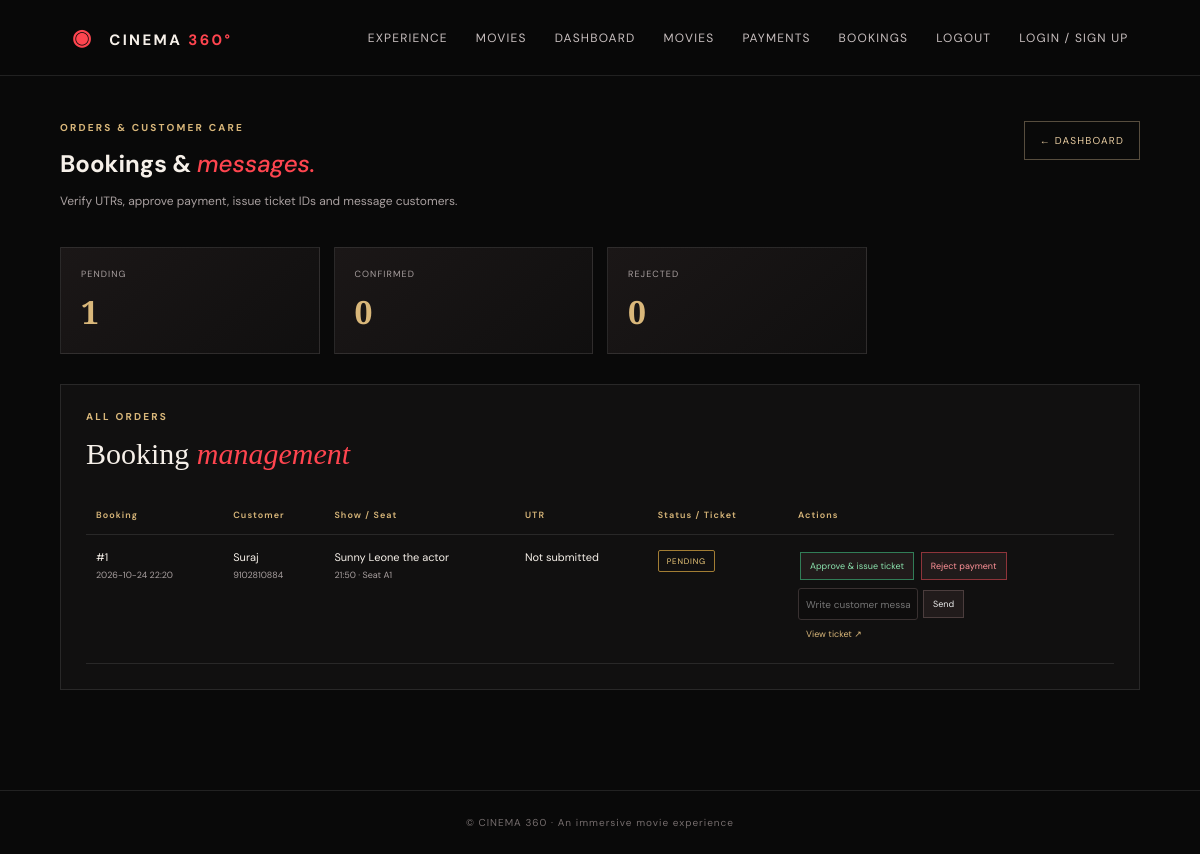
Screenshot of /admin/bookings (signed in) with the database file from the repository.
### tables this page shows
CREATE TABLE bookings (
      id INTEGER PRIMARY KEY AUTOINCREMENT, ticket_id TEXT UNIQUE, customer_name TEXT NOT NULL,
      contact TEXT NOT NULL, show_id INTEGER NOT NULL, seat_number TEXT NOT NULL,
      utr TEXT DEFAULT '', status TEXT NOT NULL DEFAULT 'PENDING',
      created_at TEXT NOT NULL, user_id INTEGER, cancel_requested INTEGER NOT NULL DEFAULT 0,
      cancel_reason TEXT DEFAULT '', FOREIGN KEY(show_id) REFERENCES shows(id),
      FOREIGN KEY(user_id) REFERENCES users(id)
    );

CREATE TABLE movies (
      id INTEGER PRIMARY KEY AUTOINCREMENT, title TEXT NOT NULL, description TEXT DEFAULT '',
      poster TEXT DEFAULT '', active INTEGER DEFAULT 1
    );

CREATE TABLE shows (
      id INTEGER PRIMARY KEY AUTOINCREMENT, movie_id INTEGER NOT NULL, show_time TEXT NOT NULL,
      price INTEGER NOT NULL DEFAULT 250, active INTEGER DEFAULT 1,
      FOREIGN KEY(movie_id) REFERENCES movies(id)
    );

### app.py (the view)
@app.route("/admin/bookings")
@admin_required
def admin_bookings_page():
    con = db()
    bookings = con.execute("""SELECT b.*,s.show_time,m.title FROM bookings b JOIN shows s ON s.id=b.show_id
                               JOIN movies m ON m.id=s.movie_id ORDER BY b.id DESC LIMIT 200""").fetchall()
    stats = {
        "pending": con.execute("SELECT COUNT(*) FROM bookings WHERE status='PENDING'").fetchone()[0],
        "confirmed": con.execute("SELECT COUNT(*) FROM bookings WHERE status='CONFIRMED'").fetchone()[0],
        "rejected": con.execute("SELECT COUNT(*) FROM bookings WHERE status='REJECTED'").fetchone()[0],
    }
    con.close()
    return render_template("admin_bookings.html", bookings=bookings, stats=stats)

### app.py (called while the page is built, shortened)
def db():
    database_url = os.environ.get("DATABASE_URL", "").strip()
    conn = sqlite3.connect(DB_PATH, timeout=30)
    conn.row_factory = sqlite3.Row
    conn.execute("PRAGMA foreign_keys = ON")
    conn.execute("PRAGMA busy_timeout = 30000")
    return conn

def admin_required(fn):
    @wraps(fn)
    def wrapper(*args, **kwargs):
        if not session.get("admin"):
            return redirect(url_for("admin_login"))
        return fn(*args, **kwargs)
    return wrapper

@app.context_processor
def inject_globals():
    return {"site_name": "CINEMA 360", "admin_logged_in": bool(session.get("admin")),
                "current_user": session.get("user_name"), "user_logged_in": bool(session.get("user_id")),
                "image_src": image_src}

### templates/admin_bookings.html (shortened to what this page needs)
{% extends "base.html" %}{% block title %}Bookings &amp; Messages · CINEMA 360{% endblock %}{% block content %}
<section class="admin-wrap">
 <div class="admin-page-head">
  <div>
   <p class="eyebrow">
    ORDERS &amp; CUSTOMER CARE
   </p>
   <h1>
    Bookings &amp;
    <em>
     messages.
    </em>
   </h1>
   <p class="muted">
    Verify UTRs, approve payment, issue ticket IDs and message customers.
   </p>
  </div>
  <a class="admin-back-link" href="{{ url_for('admin_dashboard') }}">
   ← DASHBOARD
  </a>
 </div>
 <div class="stats-grid">
  <div class="stat">
   <small>
    PENDING
   </small>
   <strong>
    {{ stats.pending }}
   </strong>
  </div>
  <div class="stat">
   <small>
    CONFIRMED
   </small>
   <strong>
    {{ stats.confirmed }}
   </strong>
  </div>
  <div class="stat">
   <small>
    REJECTED
   </small>
   <strong>
    {{ stats.rejected }}
   </strong>
  </div>
 </div>
 <section class="admin-card admin-table-card">
  <div class="section-heading">
   <div>
    <p class="eyebrow">
     ALL ORDERS
    </p>
    <h2>
     Booking
     <em>
      management
     </em>
    </h2>
   </div>
  </div>
  {% if bookings %}
  <div class="booking-table-wrap">
   <table class="booking-table">
    <thead>
     <tr>
      <th>
       Booking
      </th>
      <th>
       Customer
      </th>
      <th>
       Show / Seat
      </th>
      <th>
       UTR
      </th>
      <th>
       Status / Ticket
      </th>
      <th>
       Actions
      </th>
     </tr>
    </thead>
    <tbody>
     {% for b in bookings %}
     <tr>
      <td>
       #{{ b.id }}
       <small>
        {{ b.created_at }}
       </small>
      </td>
      <td>
       {{ b.customer_name }}
       <small>
        {{ b.contact }}
       </small>
      </td>
      <td>
       {{ b.title }}
       <small>
        {{ b.show_time }} · Seat {{ b.seat_number }}
       </small>
      </td>
      <td>
       {{ b.utr or 'Not submitted' }}
      </td>
      <td>
       <span class="status status-{{ b.status|lower }}">
        {{ b.status }}
       </span>
      </td>
      <td class="action-cell">
       {% if b.status == 'PENDING' %}
       <form action="{{ url_for('approve_booking',booking_id=b.id) }}" method="post">
        <button class="mini-btn approve">
         Approve &amp; issue ticket
        </button>
       </form>
       <form action="{{ url_for('reject_booking',booking_id=b.id) }}" method="post">
        <button class="mini-btn reject">
         Reject payment
        </button>
       </form>
       {% endif %}
       <form action="{{ url_for('send_message',booking_id=b.id) }}" class="message-form" method="post">
        <input name="body" placeholder="Write customer message..." required=""/>
        <button class="mini-btn">
         Send
        </button>
       </form>
       <a class="mini-link" href="{{ url_for('ticket',booking_id=b.id) }}" target="_blank">
        View ticket ↗
       </a>
      </td>
     </tr>
     {% endfor %}
    </tbody>
   </table>
  </div>
  {% else %}
  <p class="muted">
   No bookings yet. New customer bookings will appear here.
  </p>
  {% endif %}
 </section>
</section>
{% endblock %}

### static/style.css (style rules this page uses)
:root { --bg: #090909; --panel: #141313; --panel2: #1c1919; --red: #c5222d; --red2: #ff454f; --gold: #d9b77a; --text: #f6f0e9; --muted: #a9a0a0; --line: rgba(255,255,255,.1); --glass: rgba(14,12,12,.82); }
* { box-sizing: border-box; }
html { scroll-behavior: smooth; }
body { margin: 0; background: var(--bg); color: var(--text); font-family: 'DM Sans',sans-serif; }
a { color: inherit; text-decoration: none; }
button,input,textarea,select { font: inherit; }
button { cursor: pointer; }
.eyebrow { font-size: 10px; letter-spacing: .22em; color: var(--gold); font-weight: 700; text-transform: uppercase; margin: 0 0 14px; }
.hero h1 em,h2 em,h1 em { color: var(--red2); font-weight: 500; }
.section-heading { display: flex; align-items: end; justify-content: space-between; gap: 20px; margin-bottom: 25px; }
.section-heading h2 { font-family: 'Playfair Display'; font-size: clamp(28px,4vw,42px); font-weight: 500; margin: 0; }
.empty-viewer p,.muted { color: var(--muted); font-size: 12px; line-height: 1.7; }
input,textarea,select { width: 100%; background: #0e0d0d; color: #f5eeee; border: 1px solid #393131; padding: 12px; border-radius: 3px; outline: none; }
.status { display: inline-block; padding: 5px 8px; font-size: 8px; letter-spacing: .1em; border: 1px solid #6b5b35; color: var(--gold); border-radius: 2px; }
.status-pending { border-color: #a27d34; color: #f0cc7b; }
.admin-wrap { padding: 45px 5vw 80px; max-width: 1500px; margin: auto; }
.stats-grid { display: grid; grid-template-columns: repeat(4,1fr); gap: 14px; margin-bottom: 30px; }
.stat { background: linear-gradient(140deg,#1b1717,#100f0f); border: 1px solid var(--line); padding: 20px; }
.stat small { display: block; font-size: 9px; letter-spacing: .12em; color: var(--muted); }
.stat strong { display: block; font-family: 'Playfair Display'; font-size: 32px; color: var(--gold); margin-top: 10px; }
.admin-card { padding: 25px; background: #111010; border: 1px solid var(--line); margin: 20px 0; scroll-margin-top: 90px; }
.admin-card h2 { font-family: 'Playfair Display'; font-size: 30px; font-weight: 500; margin: 0; }
.booking-table-wrap { overflow-x: auto; }
.booking-table { width: 100%; border-collapse: collapse; min-width: 900px; font-size: 11px; }
.booking-table th { text-align: left; color: var(--gold); font-size: 9px; letter-spacing: .12em; font-weight: 600; padding: 13px 10px; border-bottom: 1px solid var(--line); }
.booking-table td { padding: 15px 10px; border-bottom: 1px solid var(--line); vertical-align: top; }
.booking-table td small { display: block; color: var(--muted); font-size: 9px; margin-top: 5px; }
.action-cell { min-width: 210px; }
.action-cell form { display: inline-block; vertical-align: top; }
.mini-btn { padding: 7px 9px; border: 1px solid #4b3d3d; background: #211b1b; color: #eee; font-size: 9px; margin: 2px; }
.mini-btn.approve { border-color: #317d57; color: #8be2ad; }
.mini-btn.reject { border-color: #8e343a; color: #ff9298; }
.message-form { display: flex !important; gap: 3px; margin-top: 6px; }
.message-form input { width: 120px; padding: 7px; font-size: 10px; }
.mini-link { display: inline-block; color: var(--gold); font-size: 9px; padding: 8px; }
.admin-page-head { display: flex; align-items: flex-start; justify-content: space-between; gap: 18px; margin-bottom: 24px; flex-wrap: wrap; }
.admin-page-head h1 { margin: 0 0 8px; }
.admin-back-link { font-size: 10px; letter-spacing: .12em; text-decoration: none; color: #e7cba0; border: 1px solid rgba(231,203,160,.35); padding: 12px 15px; white-space: nowrap; }
.admin-table-card { overflow: hidden; }
.admin-table-card .booking-table-wrap { max-width: 100%; overflow-x: auto; }
:root { --seat-neon: #e34bff; --seat-cyan: #55e7ff; --glass-bg: rgba(8,8,16,.24); }
html, body { width: 100%; max-width: 100%; overflow-x: hidden; }
body { min-width: 0; }

### rows the page displays
bookings: id "1", created_at "2026-10-24 22:20", customer_name "Suraj", contact "9102810884", title "Sunny Leone the actor", show_time "21:50", seat_number "A1", utr "Not submitted", status "PENDING"

### other values shown
{{ stats.pending }} "1"
{{ stats.confirmed }} "0"
{{ stats.rejected }} "0"
